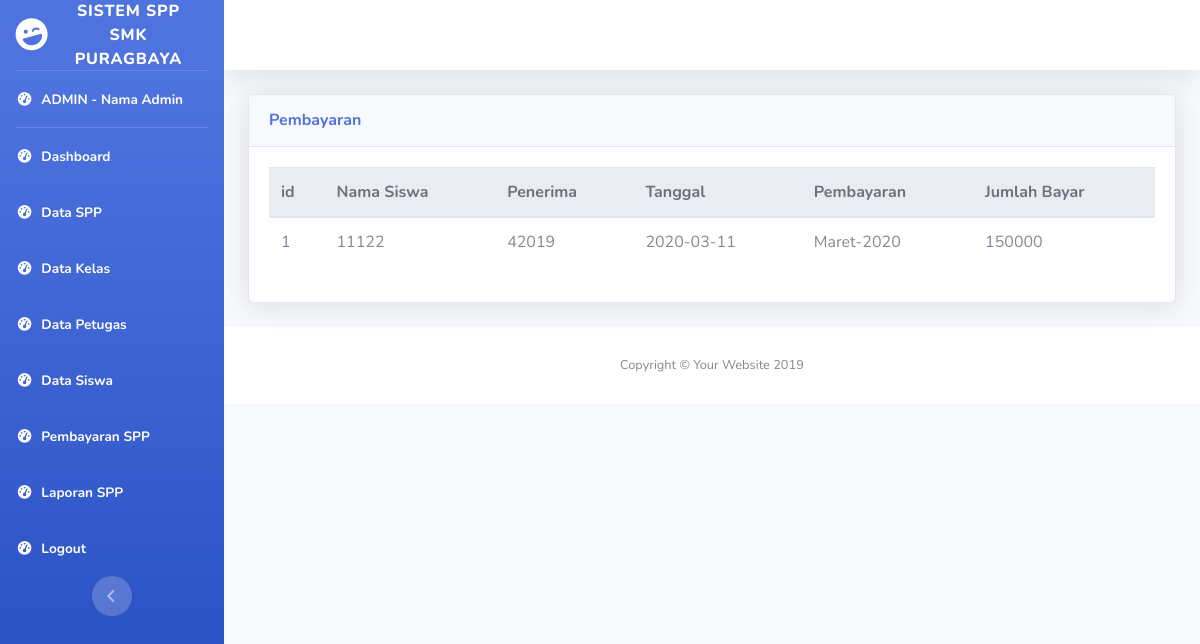
Page /admin-pembayaran.php on the committed database.
### tables this page shows
CREATE TABLE `pembayaran` (
  `id_pembayaran` int(11) NOT NULL,
  `id_petugas` int(11) NOT NULL,
  `nisn` char(10) NOT NULL,
  `tgl_bayar` date NOT NULL,
  `bulan_dibayar` varchar(8) NOT NULL,
  `tahun_dibayar` varchar(4) NOT NULL,
  `id_spp` int(11) NOT NULL,
  `jumlah_bayar` int(11) NOT NULL
);

### admin-pembayaran.php (the view, shortened to what this page needs)
<!DOCTYPE html>
<?php
  include("koneksi.php");
  $query = mysqli_query($mysqli,"select * from pembayaran");
?>
<html lang="en">
<head>
  <link href="vendor/fontawesome-free/css/all.min.css" rel="stylesheet" type="text/css">
  <link href="css/sb-admin-2.min.css" rel="stylesheet">
</head>
<body id="page-top">
  <div id="wrapper">
    <ul class="navbar-nav bg-gradient-primary sidebar sidebar-dark accordion" id="accordionSidebar">
      <a class="sidebar-brand d-flex align-items-center justify-content-center" href="index.html">
        <div class="sidebar-brand-icon rotate-n-15">
          <i class="fas fa-laugh-wink"></i>
        </div>
        <div class="sidebar-brand-text mx-3">Sistem SPP SMK Puragbaya </div>
      </a>
      <hr class="sidebar-divider my-0">
      <li class="nav-item active">
        <a class="nav-link" href="#">
          <i class="fas fa-fw fa-tachometer-alt"></i>
          <span>ADMIN - Nama Admin</span></a>
      </li>
      <hr class="sidebar-divider my-0">
      <li class="nav-item active">
        <a class="nav-link" href="admin-dashboard.php">
          <i class="fas fa-fw fa-tachometer-alt"></i>
          <span>Dashboard</span></a>
      </li>
      <li class="nav-item active">
        <a class="nav-link" href="admin-spp.php">
          <i class="fas fa-fw fa-tachometer-alt"></i>
          <span>Data SPP</span></a>
      </li>
      <li class="nav-item active">
        <a class="nav-link" href="admin-kelas.php">
          <i class="fas fa-fw fa-tachometer-alt"></i>
          <span>Data Kelas</span></a>
      </li>
      <li class="nav-item active">
        <a class="nav-link" href="admin-petugas.php">
          <i class="fas fa-fw fa-tachometer-alt"></i>
          <span>Data Petugas</span></a>
      </li>
      <li class="nav-item active">
        <a class="nav-link" href="admin-siswa.php">
          <i class="fas fa-fw fa-tachometer-alt"></i>
          <span>Data Siswa</span></a>
      </li>
      <li class="nav-item active">
        <a class="nav-link" href="admin-pembayaran.php">
          <i class="fas fa-fw fa-tachometer-alt"></i>
          <span>Pembayaran SPP</span></a>
      </li>
      <li class="nav-item active">
        <a class="nav-link" href="admin-laporan.php">
          <i class="fas fa-fw fa-tachometer-alt"></i>
          <span>Laporan SPP</span></a>
      </li>
      <li class="nav-item active">
        <a class="nav-link" href="logout.php">
          <i class="fas fa-fw fa-tachometer-alt"></i>
          <span>Logout</span></a>
      </li>
      <div class="text-center d-none d-md-inline">
        <button class="rounded-circle border-0" id="sidebarToggle"></button>
      </div>
    </ul>
    <div id="content-wrapper" class="d-flex flex-column">
      <div id="content">
        <nav class="navbar navbar-expand navbar-light bg-white topbar mb-4 static-top shadow">
        </nav>
        <div class="container-fluid">
          <div class="row">
            <div class="col-xl-12 col-lg-12">
              <div class="card shadow mb-4">
                <div class="card-header py-3 d-flex flex-row align-items-center justify-content-between">
                  <h6 class="m-0 font-weight-bold text-primary">Pembayaran</h6>
                </div>
                <div class="card-body">
                  <table class ="table">
                    <thead class="thead-light">
                      <tr>
                        <th scope="col">id</th>
                        <th scope="col">Nama Siswa</th>
                        <th scope="col">Penerima</th>
                        <th scope="col">Tanggal</th>
                        <th scope="col">Pembayaran</th>
                        <th scope="col">Jumlah Bayar</th>
                      </tr>
                    </thead>
                    <tbody>
                      <?php
                        while($bayar=mysqli_fetch_array($query)){
                      ?>
                      <tr>
                        <td> <?php echo $bayar['id_pembayaran'];?> </td>
                        <td> <?php echo $bayar['nisn'];?> </td>
                        <td> <?php echo $bayar['id_petugas'];?> </td>
                        <td> <?php echo $bayar['tgl_bayar'];?> </td>
                        <td> <?php echo $bayar['bulan_dibayar']."-".$bayar["tahun_dibayar"];?> </td>
                        <td>
                          <?php echo $bayar["jumlah_bayar"];?>
                        </td>
                      </tr>
                        <?php } ?>
                    </tbody>
                  </table>
                </div>
              </div>
            </div>
        </div>
      </div>
      <footer class="sticky-footer bg-white">
        <div class="container my-auto">
          <div class="copyright text-center my-auto">
            <span>Copyright &copy; Your Website 2019</span>
          </div>
        </div>
      </footer>
    </div>
  </div>
</body>
</html>

### rows in the picture
pembayaran: id_pembayaran "1", nisn "11122", id_petugas "42019", tgl_bayar "2020-03-11", bulan_dibayar "Maret", tahun_dibayar "2020", jumlah_bayar "150000"
